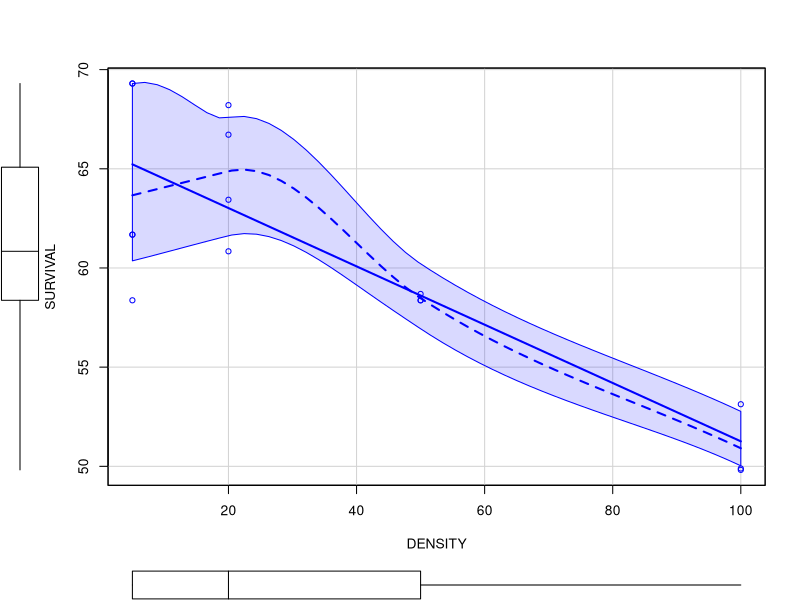
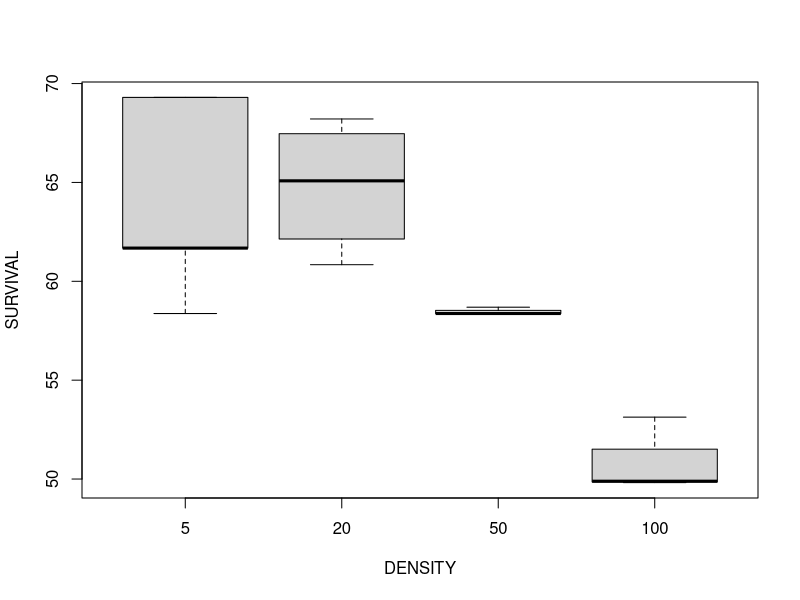

Write R code to recreate these figures, in order.
###################################################
### chunk number 1: pg 197
###################################################
beetles <- read.table('beetles.csv', header=T, sep=',')


###################################################
### chunk number 2: pg 197
###################################################
library(car)
scatterplot(SURVIVAL~DENSITY, 
data=beetles)


###################################################
### chunk number 3: pg 197
###################################################
boxplot(SURVIVAL~DENSITY, data=beetles)


###################################################
### chunk number 4: pg 197
###################################################
anova(lm(SURVIVAL~DENSITY + as.factor(DENSITY), beetles))


###################################################
### chunk number 5: pg 198
###################################################
#calculate critical F for alpha=0.25, df=2,11
qf(0.25,2,11, lower=T)


###################################################
### chunk number 6: pg 198
###################################################
beetles.lm <- aov(SURVIVAL~DENSITY+Error(as.factor(DENSITY)), beetles)
summary(beetles.lm)


###################################################
### chunk number 7: pg 198
###################################################
#to get the regression coefficients
lm(SURVIVAL~DENSITY, beetles)


###################################################
### chunk number 8: pg 198
###################################################
summary(lm(SURVIVAL~DENSITY, beetles))


###################################################
### chunk number 9: pg 199
###################################################
beetles$DENSITY<-as.factor(beetles$DENSITY)
contrasts(beetles$DENSITY)<-contr.poly(4,c(5,20,50,100))
beetles.aov<-aov(SURVIVAL~DENSITY, beetles)
summary(beetles.aov,split=list(DENSITY=list(1,c(2,3))))

